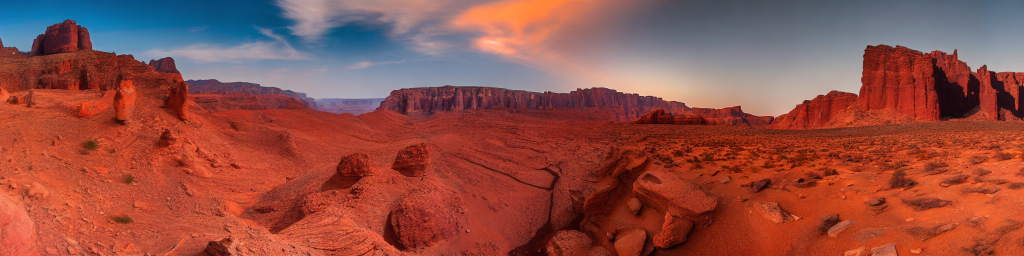
#> input picture martian_panorama.png, 2048 x 512 px, found by its file name (shown at 1/2 size)
$ python panorama_world.py
#> lines starting #> are read from the running program, lines starting #| are printed output that depends on the picture; after the words box and inside, x2 and y2 are one past the last pixel; in counts of white or black regions, pixels touching at a corner belong together
# src/world/panorama_world.py
"""Panoramic world: slice one cohesive image into chunks, pan left/right seamlessly."""

from __future__ import annotations

from pathlib import Path

import numpy as np
from PIL import Image


class PanoramaWorld:
    """Loads one panoramic image and provides chunks for left/right panning."""

    def __init__(self, image_path: str | Path, chunk_width: int = 512, overlap: int = 64) -> None:
#> called with image_path = 'martian_panorama.png', chunk_width = 512, overlap = 64
        self.image_path = Path(image_path)
        self.image = Image.open(self.image_path).convert("RGB")
#> self.image is the input picture: PIL image 2048x512 RGB; mean R, G, B 147.2, 78.8, 70.3
        self.width, self.height = self.image.size
        self.chunk_width = chunk_width
        self.overlap = overlap

        # Calculate how many chunks fit across the panorama
        self.num_chunks = max(1, (self.width - overlap) // (chunk_width - overlap))
        self._chunk_cache: dict[int, Image.Image] = {}

        print(f"Loaded panorama: {self.width}x{self.height}")
#| Loaded panorama: 2048x512
        print(f"Chunk width: {chunk_width}, overlap: {overlap}")
        print(f"Total chunks across: {self.num_chunks}")
#| Total chunks across: 4

    def get_chunk(self, cx: int) -> Image.Image:
        """Get a chunk at horizontal index cx. Wraps around if out of bounds."""
        if cx in self._chunk_cache:
            return self._chunk_cache[cx]

        # Wrap around for infinite scrolling
        wrapped_cx = cx % self.num_chunks

        # Calculate x position in the panorama
        step = self.chunk_width - self.overlap
        x = wrapped_cx * step
        x = min(x, self.width - self.chunk_width)

        chunk = self.image.crop((x, 0, x + self.chunk_width, self.height))
        self._chunk_cache[wrapped_cx] = chunk
        return chunk

    def pan_left(self, current_cx: int) -> int:
        """Move camera left by one chunk. Returns new chunk index."""
        return current_cx - 1

    def pan_right(self, current_cx: int) -> int:
        """Move camera right by one chunk. Returns new chunk index."""
        return current_cx + 1

    def render_viewport(
        self,
        center_cx: int,
        num_chunks: int = 3,
        output_path: str = "viewport.png",
    ) -> Image.Image:
        """Render a viewport centered on chunk center_cx, showing num_chunks across.

        Adjacent chunks are crossfaded at their overlap regions for seamless transitions.
        """
#> called with center_cx = 0, num_chunks = 3, output_path = 'viewport_center.png'
        half = num_chunks // 2
        canvas_w = num_chunks * self.chunk_width
        canvas = np.zeros((self.height, canvas_w, 3), dtype=np.float32)

        for i in range(-half, half + 1):
            cx = center_cx + i
            chunk = self.get_chunk(cx)
            chunk_arr = np.asarray(chunk, dtype=np.float32)

            x0 = (i + half) * self.chunk_width
            canvas[:, x0 : x0 + self.chunk_width, :] = chunk_arr
#> this loop made 3 passes
#> pass 1, in get_chunk, `chunk = self.image.crop((x, 0, x + self.chunk_width, self.height))`:
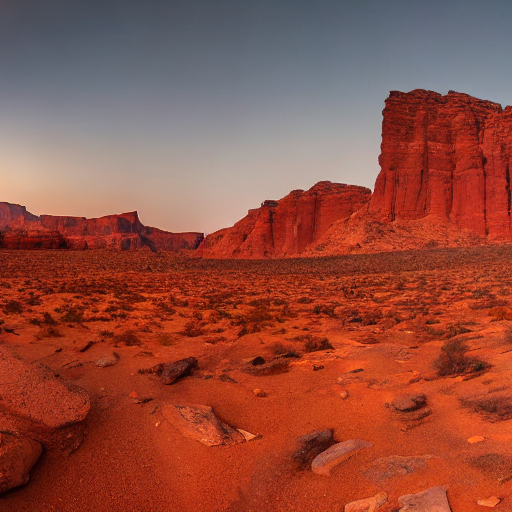
#> chunk: PIL image 512x512 RGB; mean R, G, B 147.5, 77.8, 64

        # Crossfade overlaps between adjacent chunks
        canvas = self._crossfade_overlaps(canvas, num_chunks)

        result = Image.fromarray(np.clip(canvas, 0, 255).astype(np.uint8))
        result.save(output_path)
        print(f"Saved viewport centered at chunk {center_cx}: {output_path}")
        return result

    def _crossfade_overlaps(self, canvas: np.ndarray, num_chunks: int) -> np.ndarray:
        """Crossfade the overlap regions between adjacent chunks."""
#> called with num_chunks = 3
        result = canvas.copy()
        h, w = canvas.shape[0], canvas.shape[1]

        step = self.chunk_width - self.overlap
        ov = self.overlap

        for i in range(1, num_chunks):
            seam_x = i * step  # seam between chunk i-1 and chunk i
            lo = seam_x - ov // 2
            hi = seam_x + ov // 2
            blend_w = hi - lo

            if blend_w <= 0:
                continue

            # Left chunk's right edge, right chunk's left edge
            left_edge = canvas[:, seam_x - 1 : seam_x, :]      # (h, 1, 3)
            right_edge = canvas[:, seam_x : seam_x + 1, :]      # (h, 1, 3)

            # Left side of seam
            left_side = canvas[:, lo:seam_x, :]                 # (h, ov//2, 3)
            l_mask = np.linspace(0.0, 1.0, ov // 2).reshape(1, ov // 2, 1)
            l_mask = np.broadcast_to(l_mask, (h, ov // 2, 3))
            left_blended = left_side * (1.0 - l_mask) + right_edge * l_mask

            # Right side of seam
            right_side = canvas[:, seam_x : seam_x + ov // 2, :]  # (h, ov//2, 3)
            right_blended = left_edge * (1.0 - l_mask) + right_side * l_mask

            result[:, lo:seam_x, :] = left_blended
            result[:, seam_x : seam_x + ov // 2, :] = right_blended
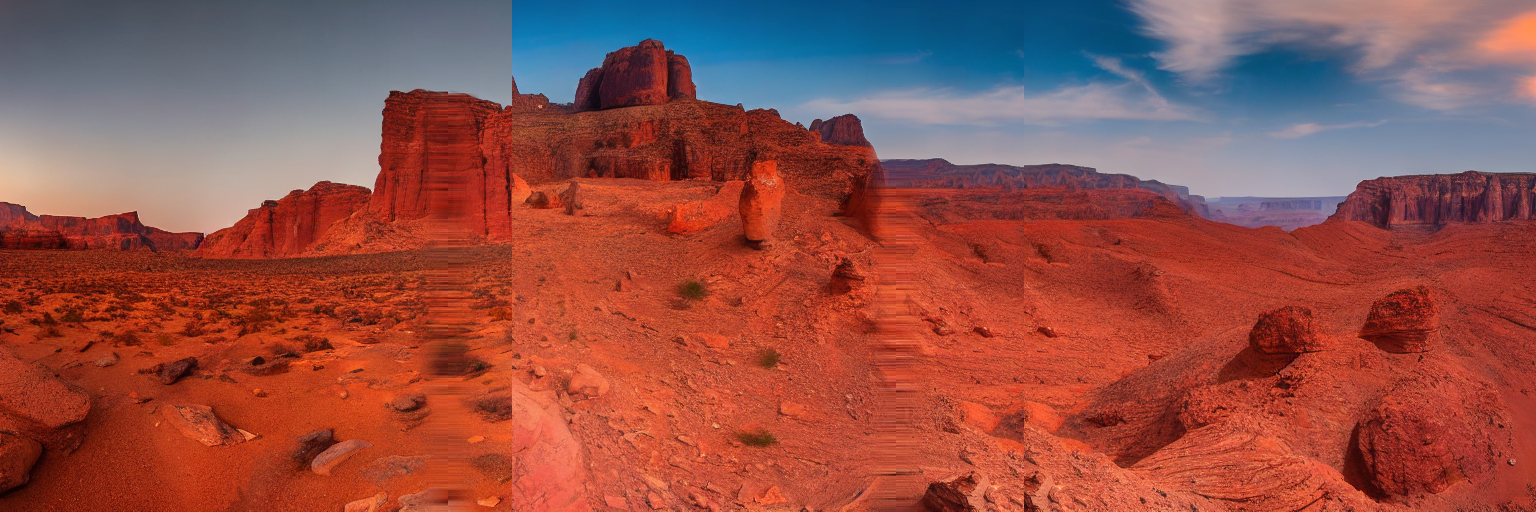
#> result: shape (512, 1536, 3) float32; mean R, G, B 147.6, 80.3, 72.9

        return result


if __name__ == "__main__":
    # Example usage
    world = PanoramaWorld("martian_panorama.png", chunk_width=512, overlap=64)

    # Initial view centered at chunk 0
    world.render_viewport(0, num_chunks=3, output_path="viewport_center.png")

    # User moves right
    cx = world.pan_right(0)
    world.render_viewport(cx, num_chunks=3, output_path="viewport_right.png")
#> call 2 of render_viewport, with center_cx = 1, num_chunks = 3, output_path = 'viewport_right.png'
#> after the loop in render_viewport (call 2), `for i in range(-half, half + 1):`:
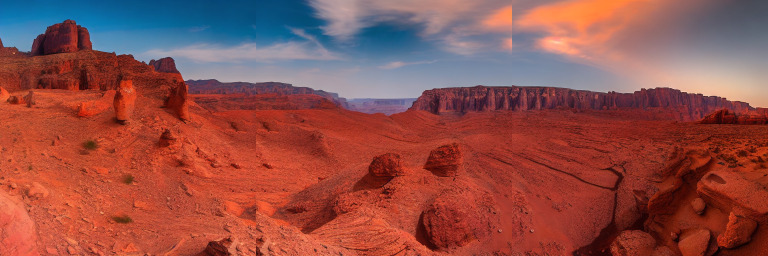
#> canvas: shape (512, 1536, 3) float32 (shown at 1/2 size); mean R, G, B 145.5, 79, 73.6
#> call 2 of _crossfade_overlaps, with num_chunks = 3
#> after the loop in _crossfade_overlaps (call 2), `for i in range(1, num_chunks):`:
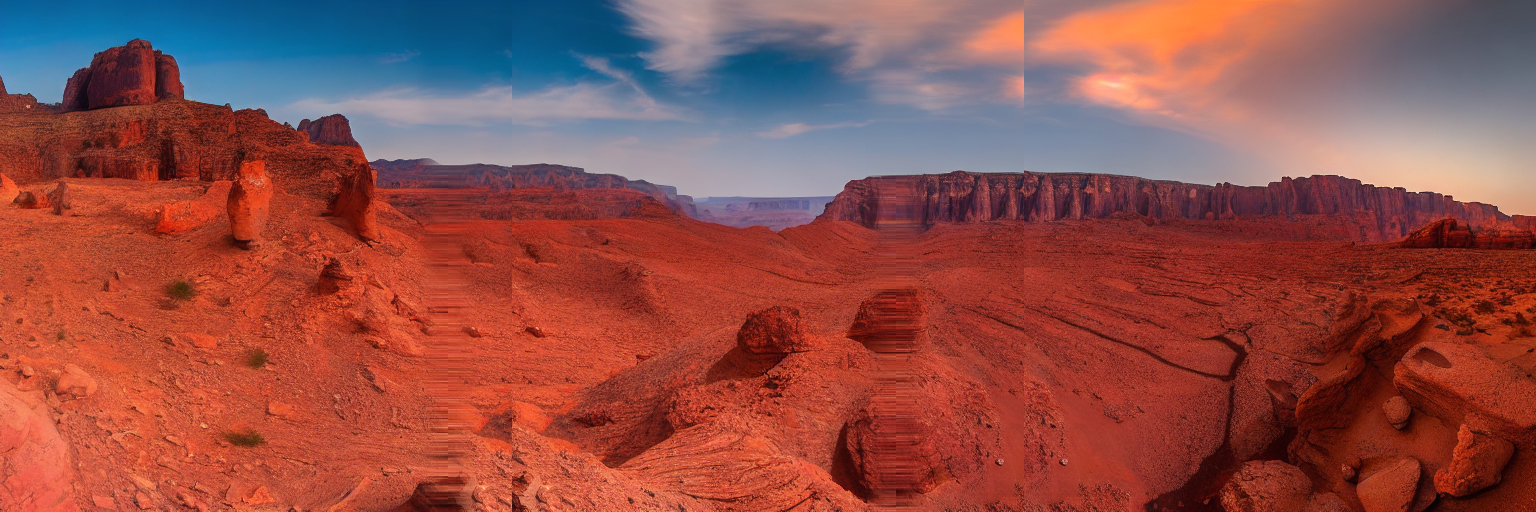
#> result: shape (512, 1536, 3) float32; 8.02% of pixels changed, all inside (x1, y1, x2, y2) = (417, 0, 927, 512)

    # User moves right again
    cx = world.pan_right(cx)
    world.render_viewport(cx, num_chunks=3, output_path="viewport_right2.png")
#> call 3 of render_viewport, with center_cx = 2, num_chunks = 3, output_path = 'viewport_right2.png'
#> after the loop in render_viewport (call 3), `for i in range(-half, half + 1):`:
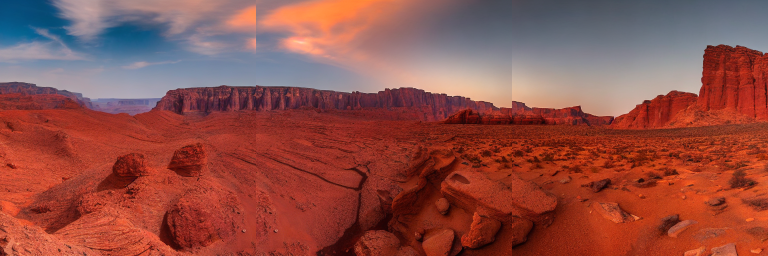
#> canvas: shape (512, 1536, 3) float32 (shown at 1/2 size); mean R, G, B 144.8, 78.5, 71
#> call 3 of _crossfade_overlaps, with num_chunks = 3
#> after the loop in _crossfade_overlaps (call 3), `for i in range(1, num_chunks):`:
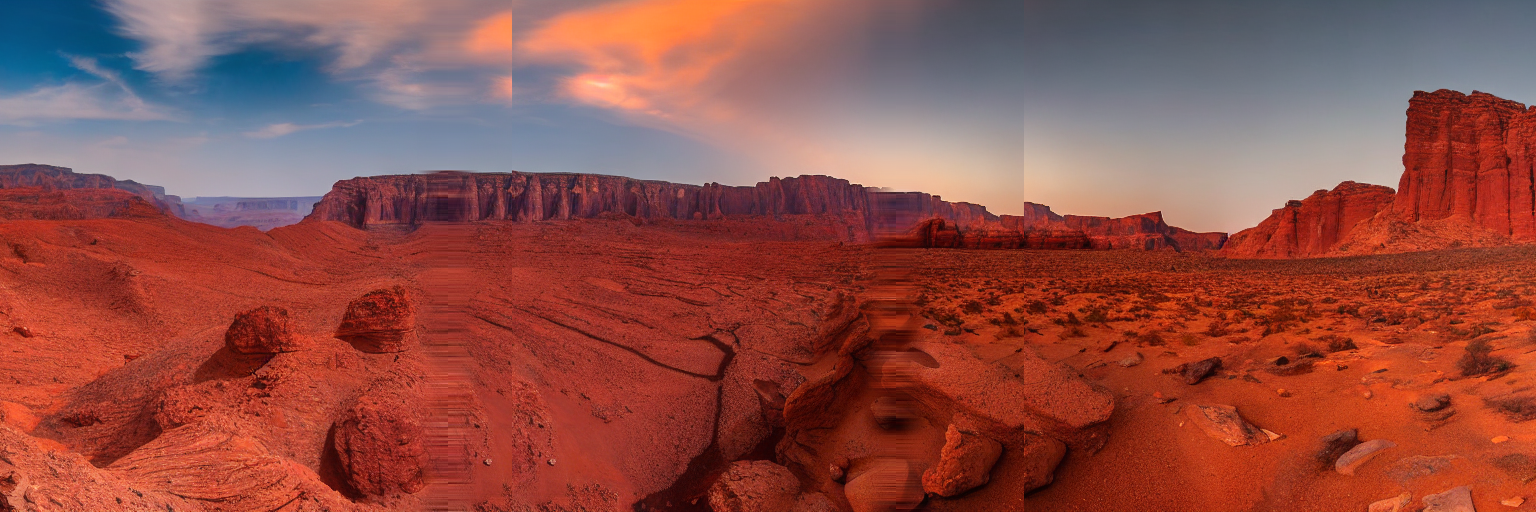
#> result: shape (512, 1536, 3) float32; 8.04% of pixels changed, all inside (x1, y1, x2, y2) = (417, 0, 927, 512)

    # User moves left (back toward center)
    cx = world.pan_left(cx)
    world.render_viewport(cx, num_chunks=3, output_path="viewport_back_center.png")
#> the loop in _crossfade_overlaps (call 4), `for i in range(1, num_chunks):` made 2 passes
#> pass 2, in _crossfade_overlaps (call 4), `right_blended = left_edge * (1.0 - l_mask) + right_side * l_mask`:
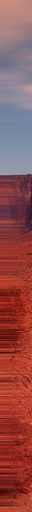
#> right_blended: shape (512, 32, 3) float64; mean R, G, B 145.3, 78.9, 78.5

    print("Done. Viewports: viewport_center.png, viewport_right.png, viewport_right2.png, viewport_back_center.png")

$ run again, with center_region.png copied over martian_panorama.png
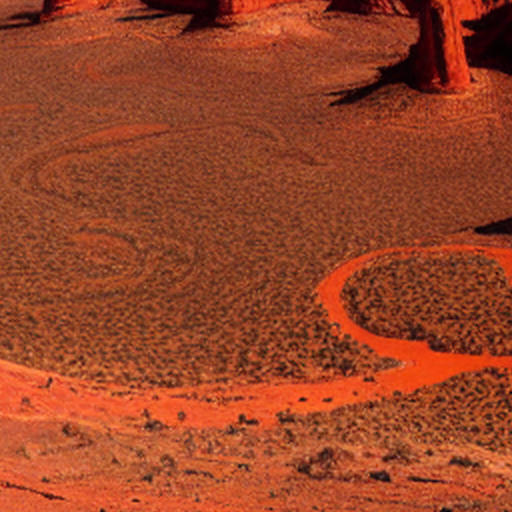
#> input picture center_region.png, 512 x 512 px, found by its file name
#> in __init__, self.image is the input picture: PIL image 512x512 RGB; mean R, G, B 153.5, 67.6, 38.6
#| Loaded panorama: 512x512
#| Total chunks across: 1
#> after the loop in _crossfade_overlaps, `for i in range(1, num_chunks):`:
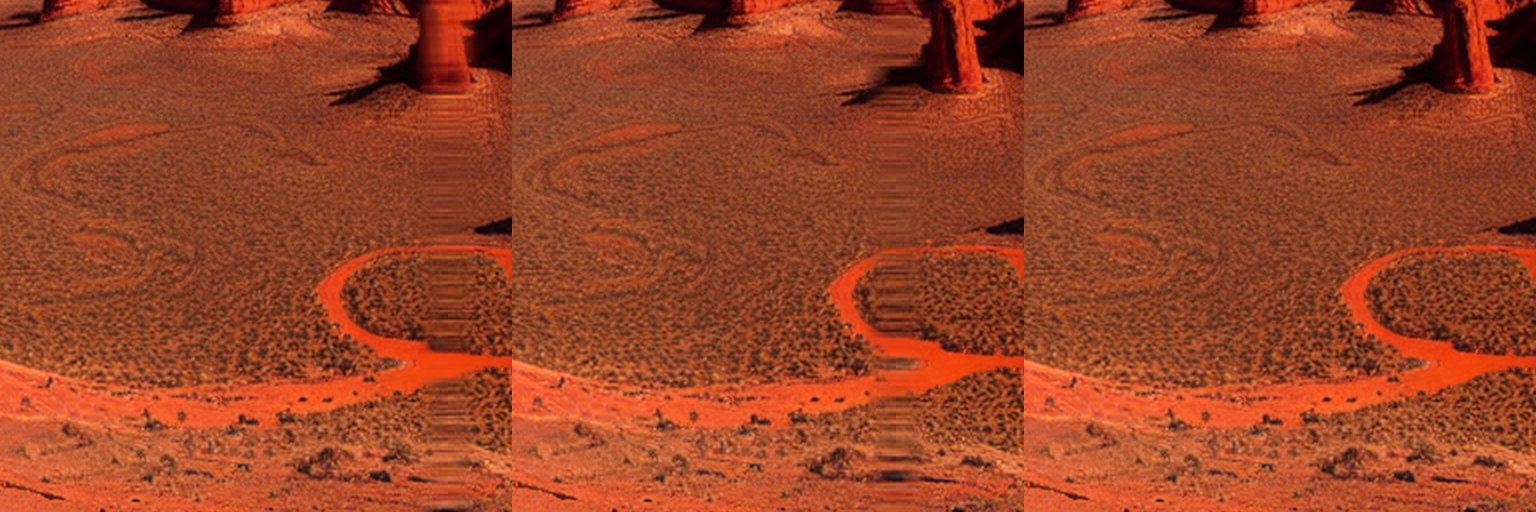
#> result: shape (512, 1536, 3) float32; mean R, G, B 153.7, 67.6, 38.6
#> the loop in _crossfade_overlaps (call 2), `for i in range(1, num_chunks):` made 2 passes
#> pass 2, in _crossfade_overlaps (call 2), `right_blended = left_edge * (1.0 - l_mask) + right_side * l_mask`:
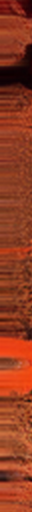
#> right_blended: shape (512, 32, 3) float64; mean R, G, B 144.1, 59.4, 33.1

$ run again, with martian_landscape_1024.png copied over martian_panorama.png
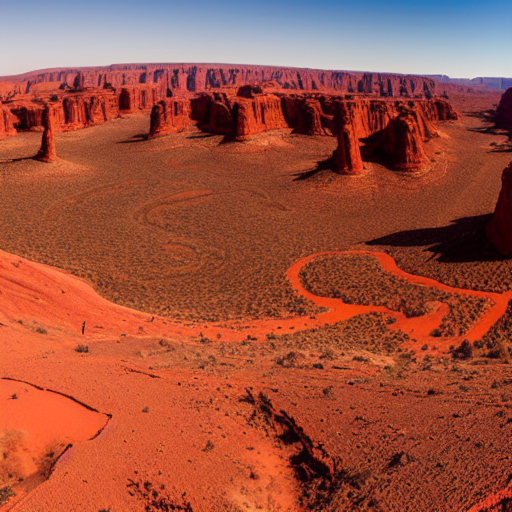
#> input picture martian_landscape_1024.png, 1024 x 1024 px, found by its file name (shown at 1/2 size)
#> in __init__, self.image is the input picture: PIL image 1024x1024 RGB; mean R, G, B 158.2, 80.6, 62.1
#| Loaded panorama: 1024x1024
#| Total chunks across: 2
#> after the loop in render_viewport, `for i in range(-half, half + 1):`:
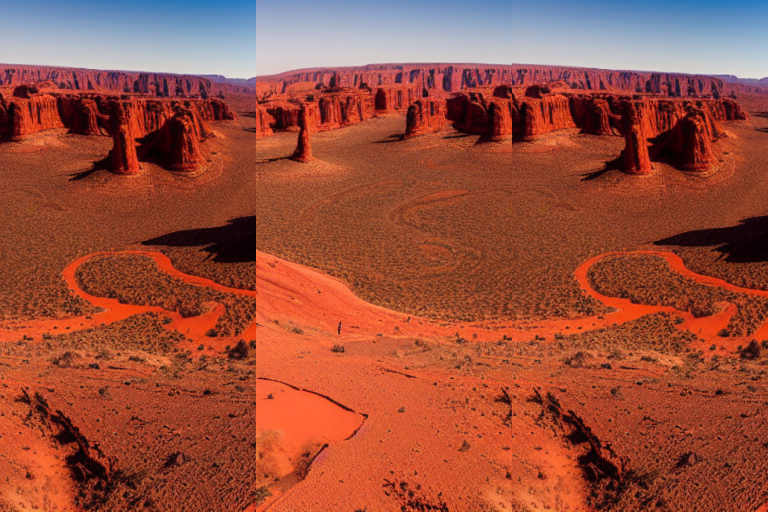
#> canvas: shape (1024, 1536, 3) float32 (shown at 1/2 size); mean R, G, B 154.6, 78.6, 60.7
#> after the loop in render_viewport (call 2), `for i in range(-half, half + 1):`:
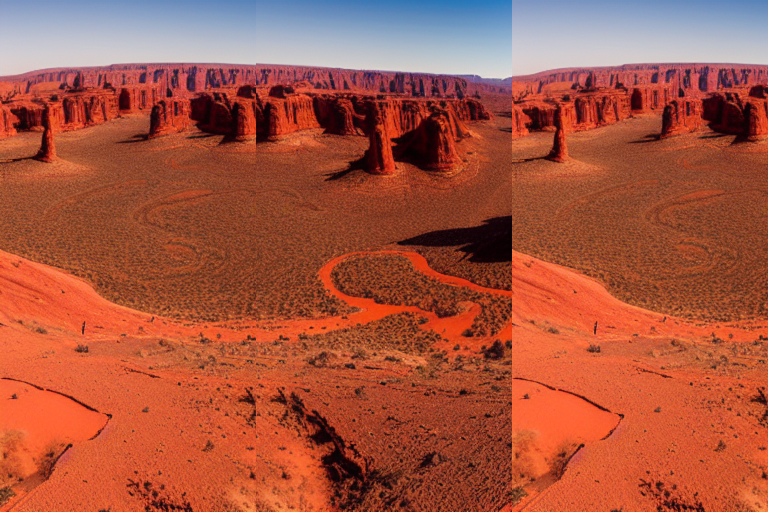
#> canvas: shape (1024, 1536, 3) float32 (shown at 1/2 size); mean R, G, B 167.4, 85, 64
